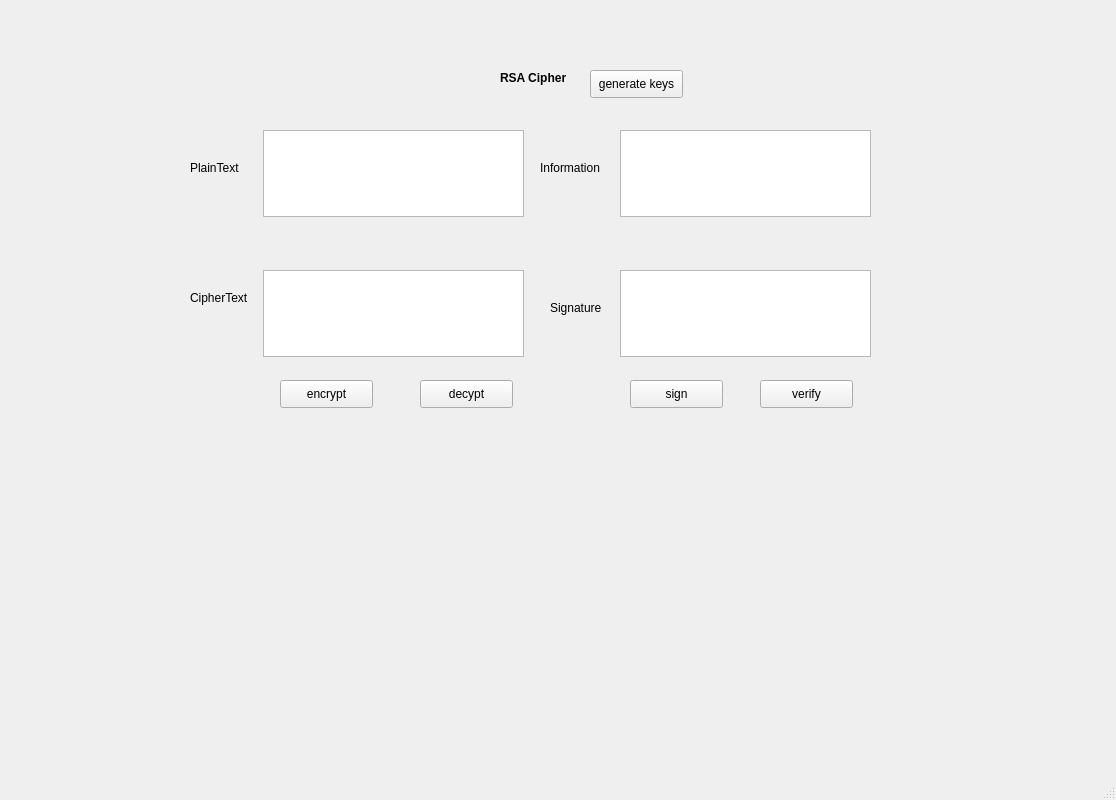
<?xml version="1.0" encoding="UTF-8"?>
<ui version="4.0">
 <class>MainWindow</class>
 <widget class="QMainWindow" name="MainWindow">
  <property name="geometry">
   <rect>
    <x>0</x>
    <y>0</y>
    <width>1116</width>
    <height>800</height>
   </rect>
  </property>
  <property name="windowTitle">
   <string>MainWindow</string>
  </property>
  <widget class="QWidget" name="centralwidget">
   <widget class="QLabel" name="label">
    <property name="geometry">
     <rect>
      <x>500</x>
      <y>70</y>
      <width>81</width>
      <height>16</height>
     </rect>
    </property>
    <property name="font">
     <font>
      <weight>75</weight>
      <bold>true</bold>
     </font>
    </property>
    <property name="text">
     <string>RSA Cipher</string>
    </property>
   </widget>
   <widget class="QLabel" name="label_2">
    <property name="geometry">
     <rect>
      <x>190</x>
      <y>160</y>
      <width>55</width>
      <height>16</height>
     </rect>
    </property>
    <property name="text">
     <string>PlainText</string>
    </property>
   </widget>
   <widget class="QLabel" name="label_3">
    <property name="geometry">
     <rect>
      <x>190</x>
      <y>290</y>
      <width>61</width>
      <height>16</height>
     </rect>
    </property>
    <property name="text">
     <string>CipherText</string>
    </property>
   </widget>
   <widget class="QLabel" name="label_4">
    <property name="geometry">
     <rect>
      <x>540</x>
      <y>160</y>
      <width>71</width>
      <height>16</height>
     </rect>
    </property>
    <property name="text">
     <string>Information</string>
    </property>
   </widget>
   <widget class="QLabel" name="label_5">
    <property name="geometry">
     <rect>
      <x>550</x>
      <y>300</y>
      <width>55</width>
      <height>16</height>
     </rect>
    </property>
    <property name="text">
     <string>Signature</string>
    </property>
   </widget>
   <widget class="QPushButton" name="pushButton">
    <property name="geometry">
     <rect>
      <x>280</x>
      <y>380</y>
      <width>93</width>
      <height>28</height>
     </rect>
    </property>
    <property name="text">
     <string>encrypt</string>
    </property>
   </widget>
   <widget class="QPushButton" name="pushButton_2">
    <property name="geometry">
     <rect>
      <x>420</x>
      <y>380</y>
      <width>93</width>
      <height>28</height>
     </rect>
    </property>
    <property name="text">
     <string>decypt</string>
    </property>
   </widget>
   <widget class="QPushButton" name="pushButton_3">
    <property name="geometry">
     <rect>
      <x>630</x>
      <y>380</y>
      <width>93</width>
      <height>28</height>
     </rect>
    </property>
    <property name="text">
     <string>sign</string>
    </property>
   </widget>
   <widget class="QPushButton" name="pushButton_4">
    <property name="geometry">
     <rect>
      <x>760</x>
      <y>380</y>
      <width>93</width>
      <height>28</height>
     </rect>
    </property>
    <property name="text">
     <string>verify</string>
    </property>
   </widget>
   <widget class="QPushButton" name="pushButton_5">
    <property name="geometry">
     <rect>
      <x>590</x>
      <y>70</y>
      <width>93</width>
      <height>28</height>
     </rect>
    </property>
    <property name="text">
     <string>generate keys</string>
    </property>
   </widget>
   <widget class="QPlainTextEdit" name="plainTextEdit">
    <property name="geometry">
     <rect>
      <x>263</x>
      <y>130</y>
      <width>261</width>
      <height>87</height>
     </rect>
    </property>
   </widget>
   <widget class="QPlainTextEdit" name="plainTextEdit_2">
    <property name="geometry">
     <rect>
      <x>263</x>
      <y>270</y>
      <width>261</width>
      <height>87</height>
     </rect>
    </property>
   </widget>
   <widget class="QPlainTextEdit" name="plainTextEdit_3">
    <property name="geometry">
     <rect>
      <x>620</x>
      <y>130</y>
      <width>251</width>
      <height>87</height>
     </rect>
    </property>
   </widget>
   <widget class="QPlainTextEdit" name="plainTextEdit_4">
    <property name="geometry">
     <rect>
      <x>620</x>
      <y>270</y>
      <width>251</width>
      <height>87</height>
     </rect>
    </property>
   </widget>
  </widget>
  <widget class="QMenuBar" name="menubar">
   <property name="geometry">
    <rect>
     <x>0</x>
     <y>0</y>
     <width>1116</width>
     <height>26</height>
    </rect>
   </property>
  </widget>
  <widget class="QStatusBar" name="statusbar"/>
 </widget>
 <resources/>
 <connections/>
</ui>
